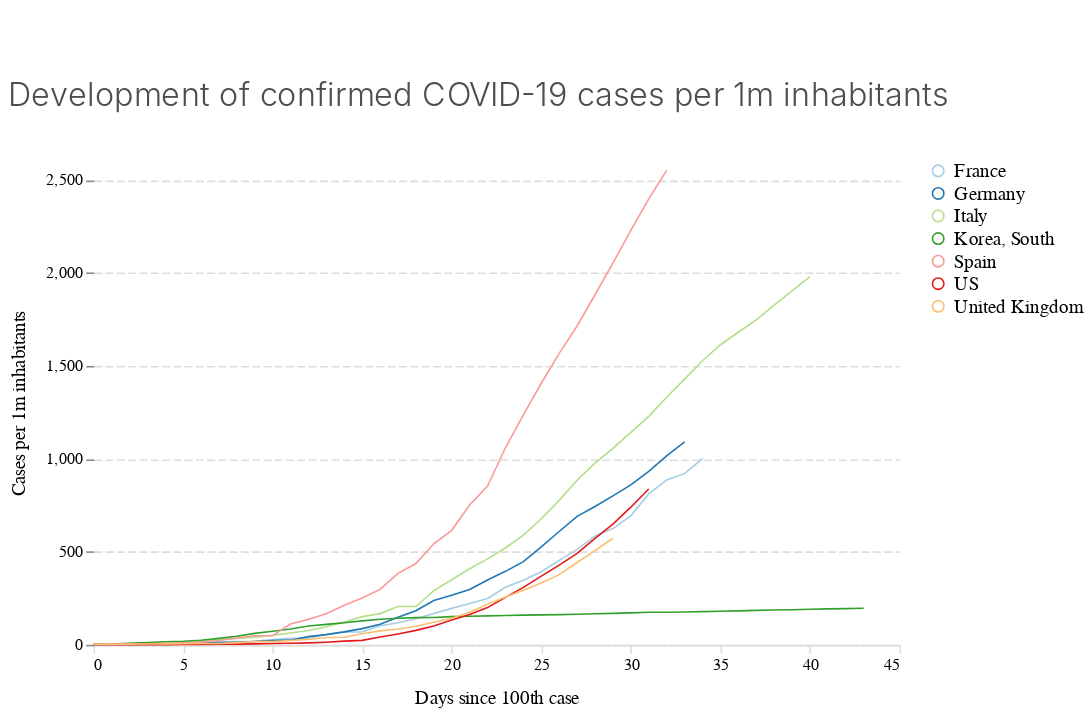

Notebook source saved alongside this figure:
### Code cell
chart_cases_per_1m

### Figure 1 — Vega-Lite specification as saved in the notebook (floating-point values rounded to 4 significant figures; data arrays with more than 128 entries replaced by an {"elided": "..."} marker saying what was removed)
{"$schema": "https://vega.github.io/schema/vega-lite/v3.4.0.json", "config": {"area": {"fill": "#1696d2"}, "axisX": {"domain": true, "domainColor": "#DEDDDD", "domainDashOffset": 10, "domainWidth": 1, "grid": false, "labelAngle": 0, "labelFont": "Avenir", "labelFontSize": 10, "tickColor": "#DEDDDD", "titleFont": "Avenir", "titleFontSize": 12, "titleFontWeight": 400, "titlePadding": 10}, "axisY": {"domain": false, "domainDashOffset": 10, "grid": true, "gridColor": "#DEDDDD", "gridDash": [5, 2], "gridWidth": 1, "labelAngle": 0, "labelFont": "Avenir", "labelFontSize": 10, "titleFont": "Avenir", "titleFontSize": 12, "titleFontWeight": 400, "titlePadding": 10}, "bar": {"fill": "#1696d2", "strokeWidth": 0}, "guide-title": {"color": "Monospace", "font": "Avenir", "fontSize": 15}, "header": {"titleFontSize": 12, "titleFontWeight": 400}, "legend": {"labelFont": "Avenir", "labelFontSize": 12, "symbolSize": 50, "symbolType": "circle", "title": "", "titleFont": "Avenir", "titleFontSize": 12}, "line": {"color": "#1696d2", "stroke": "#1696d2", "strokeWidth": 1}, "path": {"stroke": "#1696d2"}, "point": {"filled": true}, "range": {"category": ["#a6cee3", "#1f78b4", "#b2df8a", "#33a02c", "#fb9a99", "#e31a1c", "#fdbf6f", "#ff7f00"], "diverging": ["#cfe8f3", "#a2d4ec", "#73bfe2", "#46abdb", "#1696d2", "#12719e"]}, "text": {"align": "right", "color": "#1696d2", "font": "Avenir", "fontSize": 12, "fontWeight": 400, "size": 11}, "title": {"anchor": "start", "color": "#4d4d4d", "font": "Avenir", "fontSize": 20, "fontWeight": 300, "lineHeight": 100, "offset": 30}, "trail": {"color": "#1696d2", "stroke": "#1696d2"}, "view": {"strokeWidth": 0}}, "data": {"name": "data-348d0b8f393c5ceda08b377895bd6d24"}, "datasets": {"data-348d0b8f393c5ceda08b377895bd6d24": {"elided": "249 records"}}, "encoding": {"color": {"field": "country", "type": "nominal"}, "x": {"field": "days_since100", "title": "Days since 100th case", "type": "quantitative"}, "y": {"field": "cases_per1m", "title": "Cases per 1m inhabitants", "type": "quantitative"}}, "height": 300, "mark": "line", "padding": {"bottom": 5, "left": 5, "right": 5, "top": 50}, "title": "Development of confirmed COVID-19 cases per 1m inhabitants", "width": 500}
